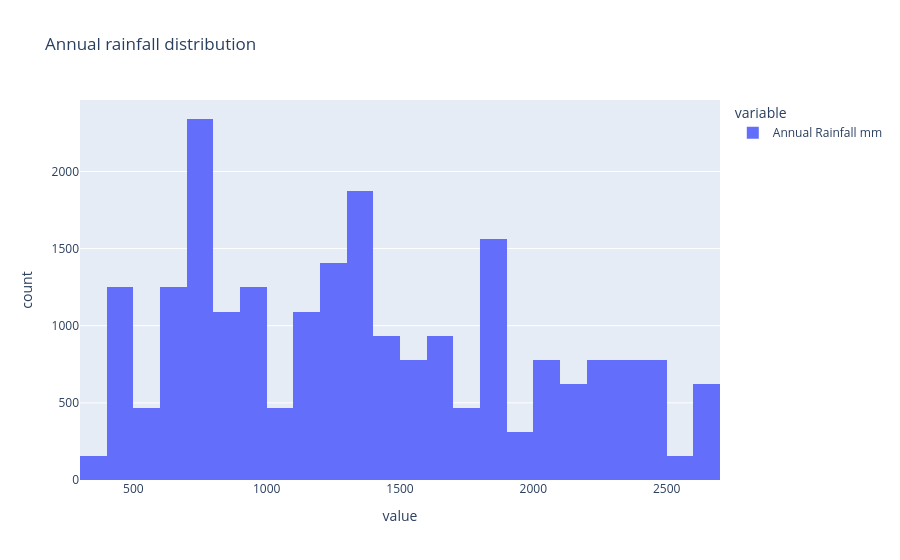

Notebook code for this chart:
### Code cell
# Lets check the rainfall distribution 


fig = px.histogram(price_df["Annual Rainfall mm"],
                   nbins=40, title='Annual rainfall distribution', 
                   labels={'x': 'Rainfall', 'y': 'Frequency'})
fig.show()

### Figure 1 — Plotly figure (JSON) as saved in the notebook; plotly's stock layout.template omitted (floating-point values rounded to 4 significant figures; data arrays with more than 128 entries replaced by an {"elided": "..."} marker saying what was removed)
{"data": [{"alignmentgroup": "True", "bingroup": "x", "hovertemplate": "variable=Annual Rainfall mm<br>value=%{x}<br>count=%{y}<extra></extra>", "legendgroup": "Annual Rainfall mm", "marker": {"color": "#636efa", "pattern": {"shape": ""}}, "name": "Annual Rainfall mm", "nbinsx": 40, "offsetgroup": "Annual Rainfall mm", "orientation": "v", "showlegend": true, "type": "histogram", "x": {"elided": "22152 float values"}, "xaxis": "x", "yaxis": "y"}], "layout": {"barmode": "relative", "legend": {"title": {"text": "variable"}, "tracegroupgap": 0}, "title": {"text": "Annual rainfall distribution"}, "xaxis": {"anchor": "y", "domain": [0, 1], "title": {"text": "value"}}, "yaxis": {"anchor": "x", "domain": [0, 1], "title": {"text": "count"}}}}
